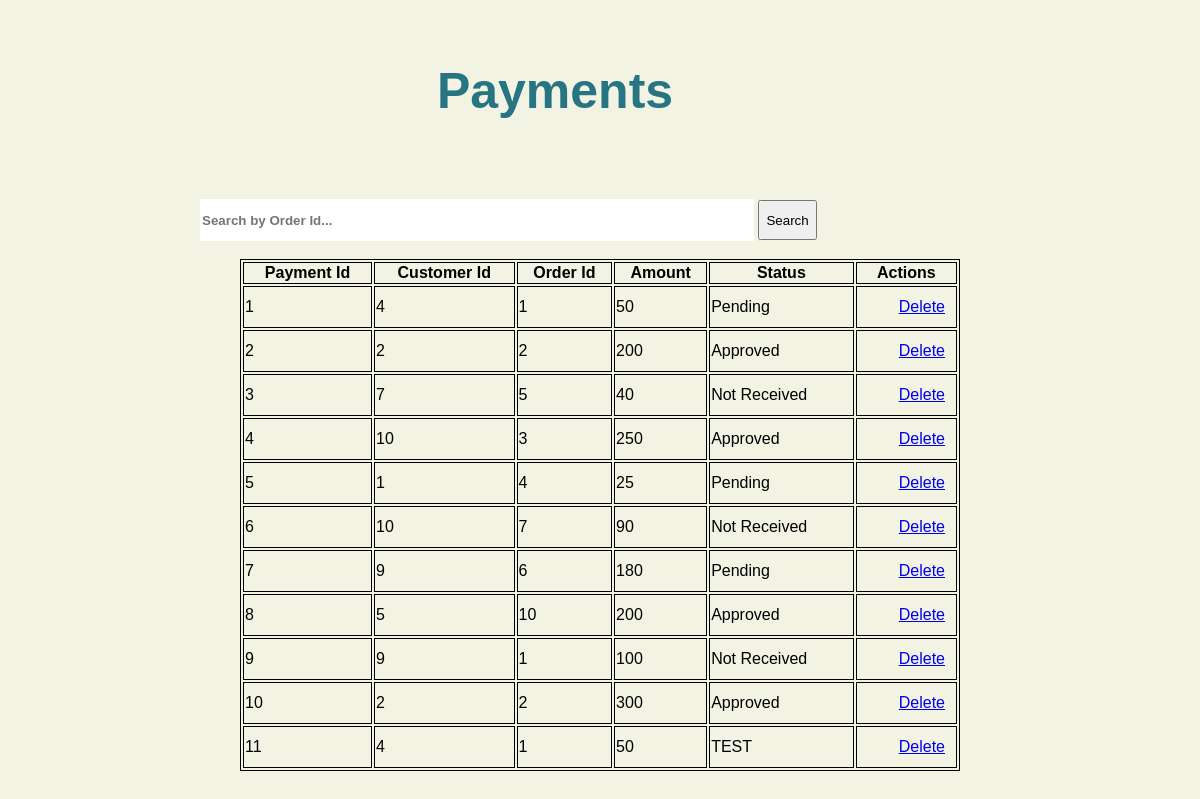
Page /addPayment/viewData.php on the committed database.
### tables this page shows
CREATE TABLE Payment(
	py_paymentID INTEGER PRIMARY KEY NOT NULL,
	py_customerID int,
	py_orderID int,
	py_amount float not null,
	py_status nvarchar(15) not null
);

### addPayment/viewData.php (the view, shortened to what this page needs)
<?php
	$dataQuery = '';
	$searchText = '';
	if (isset($_GET['deleteId'])) {
		$id = $_GET['deleteId'];
		try {
            $db = new SQLite3('../LustrousJewelers.db');
			$query = "Delete from Payment where py_paymentID = ". $id;
			$db->exec($query);
        }catch (Exception $e) {
            echo $e->getMessage();
        }
        finally
        {
            $db = null;
        }
		$dataQuery ='select * from Payment';
	}
	else if (isset($_POST['btnSearch'])) {
		$searchText = $_POST['txtSearch'];
		$dataQuery = "select * from Payment where py_orderID like '%".$searchText."%'";
	}
	else if (isset($_POST['txtSearch'])) {
		$searchText = $_POST['txtSearch'];
		$dataQuery = "select * from Payment where py_orderID like '%".$searchText."%'";
	}
	else{
		$dataQuery ='select * from Payment';
	}
?>
<!DOCTYPE html>
<html>
<head>
	<link rel="stylesheet" type="text/css" href="viewData.css">
</head>
<body>
    <h2 style="margin-left:-90px;font-size: 50px;">Payments</h2><br>
	<form id='formSearch' method='POST' action = 'viewData.php'>
		<input type = 'text' name='txtSearch' id='txtSearch' placeholder='Search by Order Id...'
			value=<?php echo $searchText; ?> > <input type = 'submit' name='btnSearch' id='btnSearch' value = 'Search'><br>
	</form><br/>
	<table class='center' style="width: 60%; ">
	  <tr>
		<th>Payment Id</th>
		<th>Customer Id</th>
		<th>Order Id</th>
		<th>Amount</th>
		<th>Status</th>
		<th>Actions</th>
	  </tr>
	<?php
		try {
			$db = new PDO('sqlite:../LustrousJewelers.db');
			$result = $db->query($dataQuery);
			foreach ($result as $row ) {
				echo "<tr><td>".$row['py_paymentID']."</td>".
				"<td>".$row['py_customerID']."</td>".
				"<td>".$row['py_orderID']."</td>".
				"<td>".$row['py_amount']."</td>".
				"<td>".$row['py_status']."</td>".
				"<td><a href='viewData.php?deleteId=".$row['py_paymentID'] ."'>Delete</a> "."</td></tr>";
			}
		} catch (PDOException $e) {
			echo $e->getMessage();
		}
		finally{
			$db = null;
		}
	?>
	</table>
</body>
</html>

### addPayment/viewData.css (style rules this page uses)
body { margin: 0; padding: 0; background-color:#eeefd9ba; font-family: 'Arial'; }
h2 { align-self: center; text-align: center; color: #277582; padding: 20px; }
#formSearch { margin: 0 auto; width: 800px; }
#txtSearch { width: 550px; height: 40px; border: none; font-weight: bold; }
#btnSearch { height:40px; }
.center { margin-left: auto; margin-right: auto; }
a { float: right; padding: 10px; }
table, th, td { border: 1px solid black; }

### rows in the picture
payment: py_paymentID "1", py_customerID "4", py_orderID "1", py_amount "50", py_status "Pending"
payment: py_paymentID "2", py_customerID "2", py_orderID "2", py_amount "200", py_status "Approved"
payment: py_paymentID "3", py_customerID "7", py_orderID "5", py_amount "40", py_status "Not Received"
payment: py_paymentID "4", py_customerID "10", py_orderID "3", py_amount "250", py_status "Approved"
payment: py_paymentID "5", py_customerID "1", py_orderID "4", py_amount "25", py_status "Pending"
payment: py_paymentID "6", py_customerID "10", py_orderID "7", py_amount "90", py_status "Not Received"
payment: py_paymentID "7", py_customerID "9", py_orderID "6", py_amount "180", py_status "Pending"
payment: py_paymentID "8", py_customerID "5", py_orderID "10", py_amount "200", py_status "Approved"
payment: py_paymentID "9", py_customerID "9", py_orderID "1", py_amount "100", py_status "Not Received"
payment: py_paymentID "10", py_customerID "2", py_orderID "2", py_amount "300", py_status "Approved"
payment: py_paymentID "11", py_customerID "4", py_orderID "1", py_amount "50", py_status "TEST"
